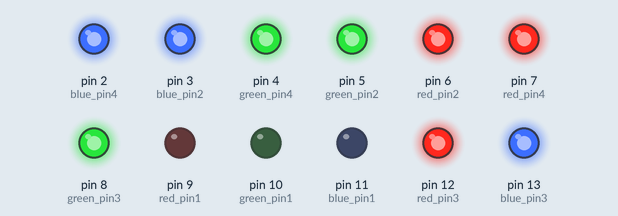
A sketch run on a simulated Arduino Uno, built with avr-gcc and run on an emulated ATmega328P. On the bench: output pins drawn as LEDs (lit = HIGH).

Above: at 0.2 s.
At 1.2 s:
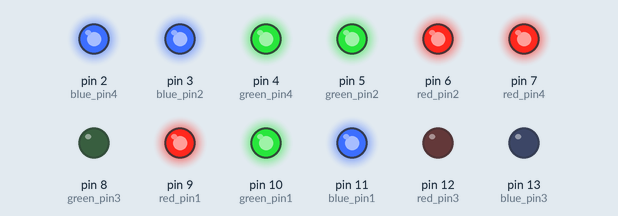
At 2.7 s:
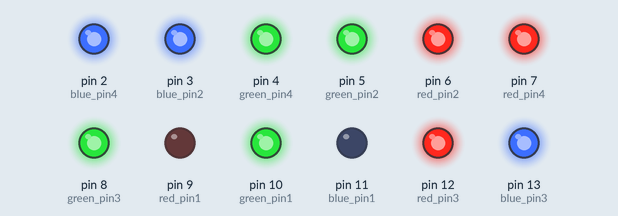
At 5.2 s:
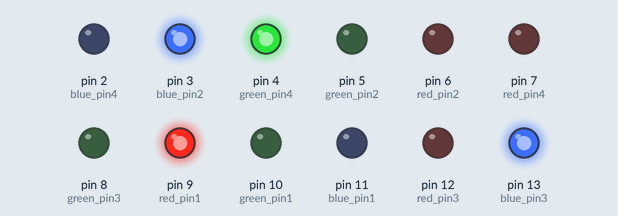
At 7.7 s:
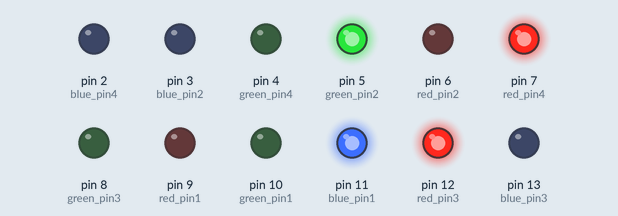
At 10.7 s:
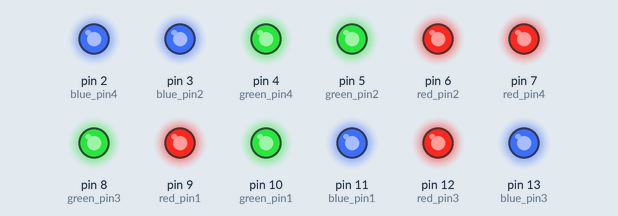
Timing chart, 0 to 11.1 s (numbered marks = the images above):
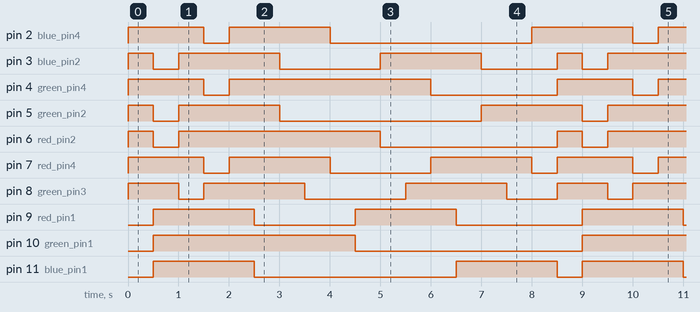

The sketch:

project_3colorLed2.ino
```cpp
int red_pin1 = 9;
int green_pin1 = 10;
int blue_pin1 = 11;
int red_pin2 = 6;
int green_pin2 = 5;
int blue_pin2 = 3;
int red_pin3 = 12;
int green_pin3 = 8;
int blue_pin3 = 13;
int red_pin4 = 7;
int green_pin4 = 4;
int blue_pin4 = 2;

void setup() {
  // put your setup code here, to run once:
  pinMode(red_pin1,OUTPUT);
  pinMode(green_pin1,OUTPUT);
  pinMode(blue_pin1,OUTPUT);
  pinMode(red_pin2,OUTPUT);
  pinMode(green_pin2,OUTPUT);
  pinMode(blue_pin2,OUTPUT);
  pinMode(red_pin3,OUTPUT);
  pinMode(green_pin3,OUTPUT);
  pinMode(blue_pin3,OUTPUT);
  pinMode(red_pin4,OUTPUT);
  pinMode(green_pin4,OUTPUT);
  pinMode(blue_pin4,OUTPUT);
}

void loop() {
  // put your main code here, to run repeatedly:


  while(true){
    setColor1(0,0,0);
    setColor2(255,255,255);
    setColor3(HIGH,HIGH,HIGH);
    setColor4(HIGH,HIGH,HIGH);
    delay(500);

    setColor1(255,255,255);
    setColor2(0,0,0);
    setColor3(HIGH,HIGH,HIGH);
    setColor4(HIGH,HIGH,HIGH);
    delay(500);

    setColor1(255,255,255);
    setColor2(255,255,255);
    setColor3(LOW,LOW,LOW);
    setColor4(HIGH,HIGH,HIGH);
    delay(500);

    setColor1(255,255,255);
    setColor2(255,255,255);
    setColor3(HIGH,HIGH,HIGH);
    setColor4(LOW,LOW,LOW);
    delay(500);
    setColor4(HIGH,HIGH,HIGH);
    delay(500);

    setColor1(0,255,0);
    delay(500);
    setColor2(255,0,0);
    delay(500);
    setColor3(LOW,LOW,HIGH);
    delay(500);
    setColor4(LOW,HIGH,LOW);
    delay(500);
    setColor1(255,0,0);
    delay(500);
    setColor2(0,0,255);
    delay(500);
    setColor3(LOW,HIGH,LOW);
    delay(500);
    setColor4(HIGH,LOW,LOW);
    delay(500);
    setColor1(0,0,255);
    delay(500);
    setColor2(0,255,0);
    delay(500);
    setColor3(HIGH,LOW,LOW);
    delay(500);
    setColor4(LOW,LOW,HIGH);
    delay(500);

    }
}

void setColor1(int red, int green, int blue){
  analogWrite(red_pin1,red);
  analogWrite(green_pin1,green);
  analogWrite(blue_pin1,blue);
  }
void setColor2(int red, int green, int blue){
  analogWrite(red_pin2,red);
  analogWrite(green_pin2,green);
  analogWrite(blue_pin2,blue);
  }
void setColor3(int red, int green, int blue){
  digitalWrite(red_pin3,red);
  digitalWrite(green_pin3,green);
  digitalWrite(blue_pin3,blue);
  }
void setColor4(int red, int green, int blue){
  digitalWrite(red_pin4,red);
  digitalWrite(green_pin4,green);
  digitalWrite(blue_pin4,blue);
  }
```

Measured:
- by itself, pin 2 (blue_pin4), pin 5 (green_pin2), pin 12 (red_pin3): repeats every 8.5 s: LOW 0.50 s, HIGH 2.0 s, LOW 4.0 s, HIGH 2.0 s
- by itself, pin 3 (blue_pin2): repeats every 8.5 s: LOW 0.50 s, HIGH 2.0 s, LOW 2.0 s, HIGH 2.0 s, LOW 1.5 s, HIGH 0.50 s
- by itself, pin 4 (green_pin4): repeats every 8.5 s: LOW 0.50 s, HIGH 4.0 s, LOW 2.5 s, HIGH 1.5 s
- by itself, pin 6 (red_pin2): repeats every 8.5 s: LOW 0.50 s, HIGH 4.0 s, LOW 3.5 s, HIGH 0.50 s
- by itself, pin 7 (red_pin4): repeats every 8.5 s: LOW 0.50 s, HIGH 2.0 s, LOW 2.0 s, HIGH 2.0 s, LOW 0.50 s, HIGH 1.5 s
- by itself, pin 8 (green_pin3): repeats every 8.5 s: LOW 0.50 s, HIGH 2.0 s, LOW 2.0 s, HIGH 2.0 s, LOW 1.0 s, HIGH 1.0 s
- by itself, pin 9 (red_pin1): repeats every 8.5 s: LOW 2.0 s, HIGH 2.0 s, LOW 2.5 s, HIGH 2.0 s
- by itself, pin 10 (green_pin1): alternates HIGH for 4.0 s and LOW for 4.5 s
